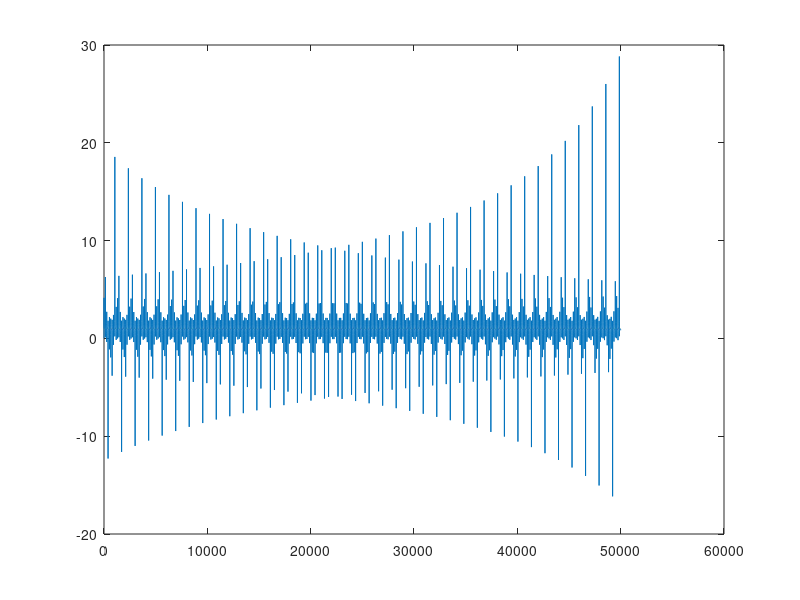
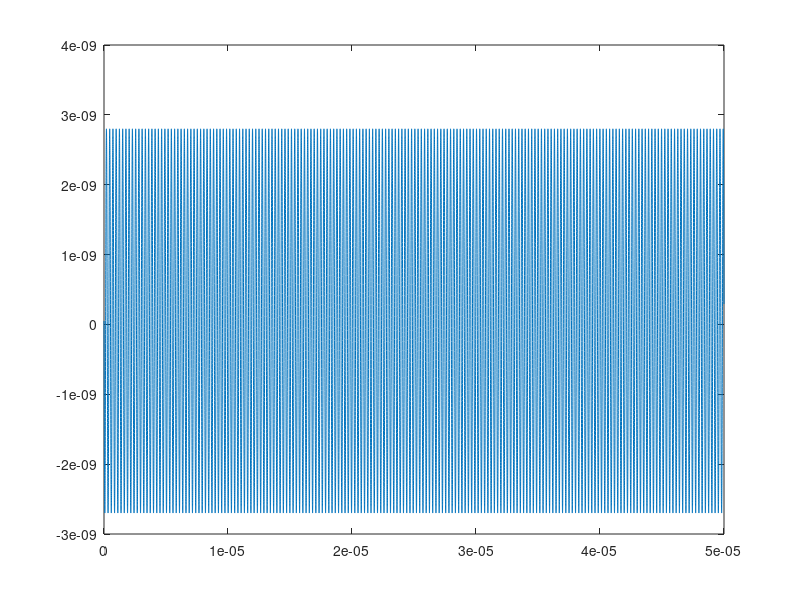

Recreate these plots in MATLAB, in order.
t=0:1e-9:50e-6;

%%%

Omega = 12e6;

Rabi = 5e6;
eta = sqrt(3/2)*sqrt(1-4*Rabi^2/Omega^2)
T1 = 10; %100e-3; 
T2 = 20e-6;
%%%

R = (4*Rabi^2 -(4- 2/3*eta^2*Omega^2) + 2*1i*Omega^2*(1/T1 + 1/T2) + 1/(T1*T2));
S = (4*Rabi^2 + 1/(T1*T2) + eta^2/2/T1/T2 +(eta^4*Omega/8/T1/(1/T1 + 1/T2)));
sat = 1/T1/S/T2;
entsat = 1/T1/S*eta^2*Omega/2*imag(1 - eta^2*Omega^2/2/R);
bewegung = -1/T1/S*eta^2*Omega/2*imag((1- (1-8/(eta^2))*eta^2*Omega^2/2/R)*exp(2*1i*Omega*t)) + 1/T1/S*2/T2*real(eta^2*Omega^2/2/R*exp(2*1i*Omega*t));
analytpop =[sat + entsat+ bewegung];

figure(15); plot(bewegung./(bewegung+sat+entsat));
figure(55); plot(t,analytpop);
